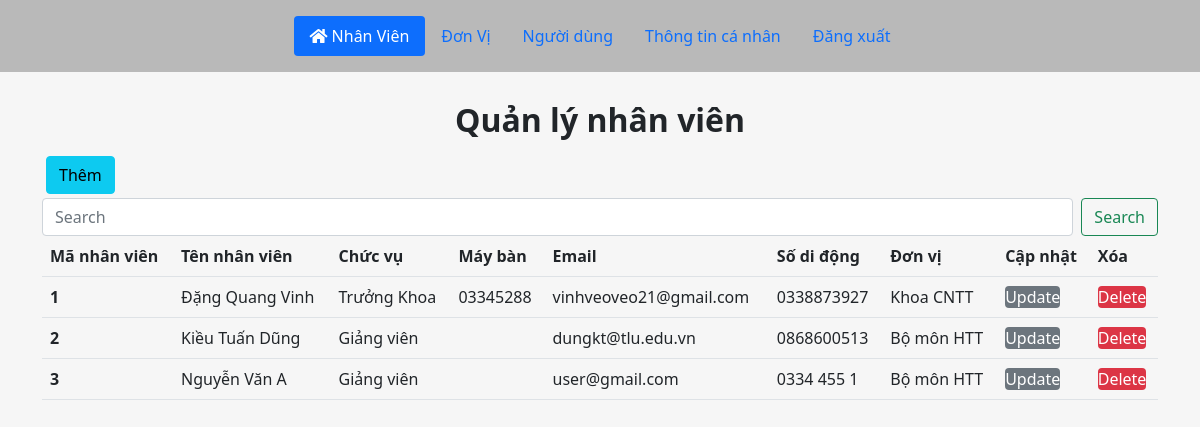
The app's page /admin/index.php with its own data.
### tables this page shows
CREATE TABLE `db_nhanvien` (
  `tennv` varchar(100) NOT NULL,
  `chucvu` varchar(50) DEFAULT NULL,
  `mayban` varchar(13) DEFAULT NULL,
  `email` varchar(100) NOT NULL,
  `sodidong` varchar(10) NOT NULL,
  `madv` int(10) UNSIGNED NOT NULL,
  `manv` int(10) UNSIGNED NOT NULL
);

CREATE TABLE `donvi` (
  `MaDV` int(10) UNSIGNED NOT NULL,
  `TenDV` varchar(25) NOT NULL,
  `DiaChi` varchar(100) NOT NULL,
  `Email` varchar(255) DEFAULT NULL,
  `Website` varchar(100) DEFAULT NULL,
  `DienThoai` varchar(13) NOT NULL,
  `MaDV_Cha` int(10) UNSIGNED DEFAULT 0
);

### admin/index.php (the view, shortened to what this page needs)
<?php include("particals/header.php") ?>
    <div class="container">
        <div class="row">
            <span class="text-center fs-2 text fw-bold mt-4 mb-2">Quản lý nhân viên</span>
            <div class="col-12">
                <div class="d-flex m-1">
                    <a href="<?php echo SITEURL; ?>admin/add-nhanvien.php?" class="btn btn-primary btn-info">Thêm</a>
                </div>
                <form class="d-flex">
                    <input class="form-control me-2" type="search" placeholder="Search" aria-label="Search">
                    <button class="btn btn-outline-success" type="submit">Search</button>
                </form>
                <table class="table">
                    <tr>
                        <th scope="col">Mã nhân viên</th>
                        <th scope="col">Tên nhân viên</th>
                        <th scope="col">Chức vụ</th>
                        <th scope="col">Máy bàn</th>
                        <th scope="col">Email</th>
                        <th scope="col">Số di động</th>
                        <th scope="col">Đơn vị</th>
                        <th scope="col">Cập nhật</th>
                        <th scope="col">Xóa</th>
                    </tr>
                    <?php
                    $sql = "select manv, tennv, chucvu, mayban, db_nhanvien.email, sodidong, TenDV from db_nhanvien, donvi where db_nhanvien.madv = donvi.MaDV";
                    $result = mysqli_query($conn,$sql);
                    $i = 0;
                    if (mysqli_num_rows($result) > 0)
                    {
                        while($row = mysqli_fetch_assoc($result)){
                            $i++;
                            $manv = $row['manv'];
                            $tennv = $row['tennv'];
                            $chucvu = $row['chucvu'];
                            $mayban = $row['mayban'];
                            $email = $row['email'];
                            $sodidong = $row['sodidong'];
                            $TenDV = $row['TenDV'];
                            ?>
                            <tr>
                                <th scope="row"> <?php echo $i; ?> </th>
                                <td> <?php echo $tennv; ?> </td>
                                <td> <?php echo $chucvu; ?> </td>
                                <td> <?php echo $mayban; ?> </td>
                                <td> <?php echo $email; ?> </td>
                                <td> <?php echo $sodidong; ?> </td>
                                <td> <?php echo $TenDV; ?> </td>
                                <td>
                                    <a href="<?php echo SITEURL; ?>admin/update-nhanvien.php?id=<?php echo $manv; ?>" class="btn-secondary rounded" style="text-decoration: none">Update</a>
                                </td>
                                <td>
                                    <a href="<?php echo SITEURL; ?>admin/delete-nhanvien.php?id=<?php echo $manv; ?>" class="btn-danger rounded" style="text-decoration: none">Delete</a>
                                </td>
                            </tr>
                            <?php
                        }
                    }
                    ?>
                </table>
            </div>
        </div>
    </div>
<?php include("../particals-front/footer.php") ?>

### records on screen
db_nhanvien: tennv "Đặng Quang Vinh", chucvu "Trưởng Khoa", mayban "03345288", email "vinhveoveo21@gmail.com", sodidong "0338873927", donvi.TenDV "Khoa CNTT"
db_nhanvien: tennv "Kiều Tuấn Dũng", chucvu "Giảng viên", email "dungkt@tlu.edu.vn", sodidong "0868600513", donvi.TenDV "Bộ môn HTT"
db_nhanvien: tennv "Nguyễn Văn A", chucvu "Giảng viên", email "user@gmail.com", sodidong "0334 455 1", donvi.TenDV "Bộ môn HTT"
